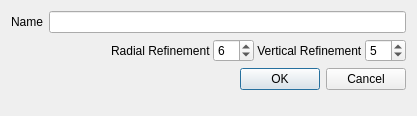
<?xml version="1.0" encoding="UTF-8"?>
<ui version="4.0">
 <class>ChoosHemi</class>
 <widget class="QDialog" name="ChoosHemi">
  <property name="geometry">
   <rect>
    <x>0</x>
    <y>0</y>
    <width>417</width>
    <height>116</height>
   </rect>
  </property>
  <property name="windowTitle">
   <string>Choose Hemisphere Properties</string>
  </property>
  <layout class="QFormLayout" name="formLayout">
   <item row="0" column="0">
    <widget class="QLabel" name="label">
     <property name="text">
      <string>Name</string>
     </property>
    </widget>
   </item>
   <item row="0" column="1">
    <widget class="QLineEdit" name="nameEdit"/>
   </item>
   <item row="4" column="1">
    <widget class="QDialogButtonBox" name="buttonBox">
     <property name="orientation">
      <enum>Qt::Horizontal</enum>
     </property>
     <property name="standardButtons">
      <set>QDialogButtonBox::Cancel|QDialogButtonBox::Ok</set>
     </property>
    </widget>
   </item>
   <item row="3" column="1">
    <layout class="QHBoxLayout" name="horizontalLayout">
     <property name="spacing">
      <number>0</number>
     </property>
     <property name="topMargin">
      <number>0</number>
     </property>
     <item>
      <spacer name="horizontalSpacer">
       <property name="orientation">
        <enum>Qt::Horizontal</enum>
       </property>
       <property name="sizeHint" stdset="0">
        <size>
         <width>40</width>
         <height>20</height>
        </size>
       </property>
      </spacer>
     </item>
     <item>
      <widget class="QLabel" name="label_2">
       <property name="text">
        <string>Radial Refinement </string>
       </property>
      </widget>
     </item>
     <item>
      <widget class="QSpinBox" name="radrefine">
       <property name="minimum">
        <number>1</number>
       </property>
       <property name="maximum">
        <number>10</number>
       </property>
       <property name="value">
        <number>6</number>
       </property>
      </widget>
     </item>
     <item>
      <widget class="QLabel" name="label_3">
       <property name="text">
        <string> Vertical Refinement </string>
       </property>
      </widget>
     </item>
     <item>
      <widget class="QSpinBox" name="vertrefine">
       <property name="minimum">
        <number>1</number>
       </property>
       <property name="maximum">
        <number>10</number>
       </property>
       <property name="value">
        <number>5</number>
       </property>
      </widget>
     </item>
    </layout>
   </item>
  </layout>
 </widget>
 <resources/>
 <connections>
  <connection>
   <sender>buttonBox</sender>
   <signal>accepted()</signal>
   <receiver>ChoosHemi</receiver>
   <slot>accept()</slot>
   <hints>
    <hint type="sourcelabel">
     <x>248</x>
     <y>254</y>
    </hint>
    <hint type="destinationlabel">
     <x>157</x>
     <y>274</y>
    </hint>
   </hints>
  </connection>
  <connection>
   <sender>buttonBox</sender>
   <signal>rejected()</signal>
   <receiver>ChoosHemi</receiver>
   <slot>reject()</slot>
   <hints>
    <hint type="sourcelabel">
     <x>316</x>
     <y>260</y>
    </hint>
    <hint type="destinationlabel">
     <x>286</x>
     <y>274</y>
    </hint>
   </hints>
  </connection>
 </connections>
</ui>
